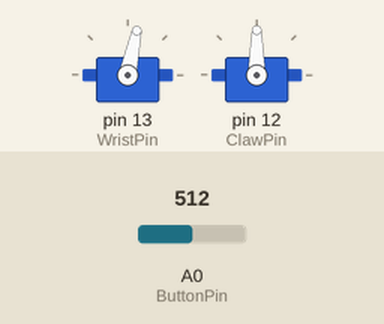
Bench run of a sketch on a simulated Arduino Uno, built with avr-gcc and run on an emulated ATmega328P. On the bench: 2 × servo. Inputs (shaded band) come from the test bench; at power-on: A0 (ButtonPin) = 512.

Above: at 2.28 s.
2.3 s: A0 (ButtonPin) set to 610
5.3 s: A0 (ButtonPin) set to 340
At 5.48 s:
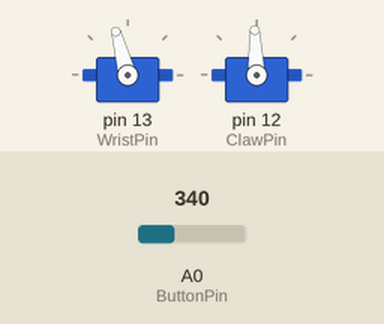
8.3 s: A0 (ButtonPin) set to 360
At 8.46 s:
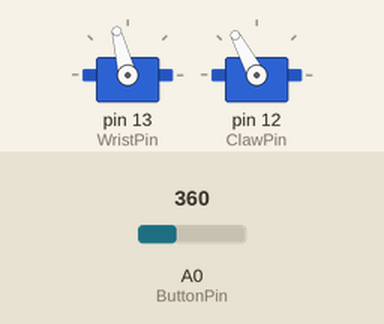
11.3 s: A0 (ButtonPin) set to 306
At 11.55 s:
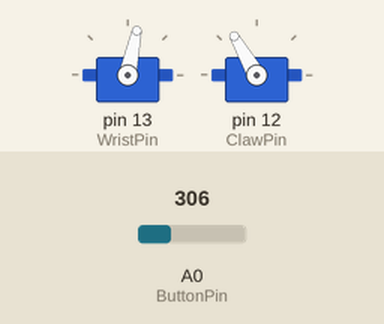
14.3 s: A0 (ButtonPin) set to 511
At 14.53 s:
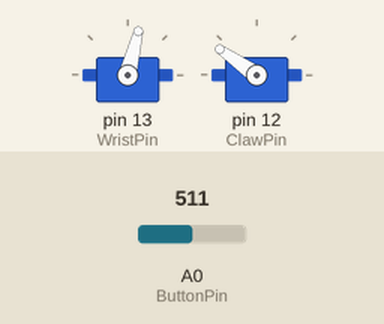
17.3 s: A0 (ButtonPin) set to 716
Timing chart, 0 to 24.2 s (numbered marks = the images above; inputs shaded):
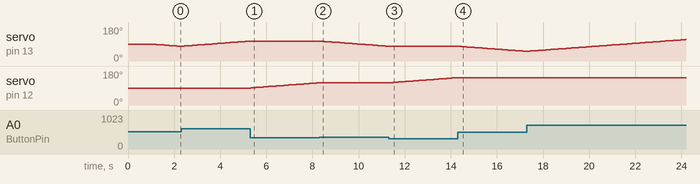

The sketch:

romeo_position_servos_with_buttons.ino
```cpp
/*******************
position servos with buttons  on DFRobot Romeo
to test ranges for setup

http://www.dfrobot.com/wiki/index.php/Romeo_V2-All_in_one_Controller_(R3)_(SKU:DFR0225)

*******************/

#include <Servo.h>

Servo wrist;
Servo claw;
const int WristPin = 13;
const int ClawPin = 12;

const int ButtonPin = 0;
int buttonVal = 0;
int wristPos = 90;
int clawPos = 90;

void setup() {
//  Serial.begin(9600);
  wrist.attach(WristPin);
  claw.attach(ClawPin);
  wrist.write(wristPos);
  claw.write(clawPos);
  delay(1000);
} // end setup()


void loop()
{

  buttonVal = analogRead(ButtonPin);
  delay(10);
  buttonVal = analogRead(ButtonPin); // for stable value??

  if (buttonVal < 30){       // button 1
    wristPos = 90;
    clawPos = 90;
    wrist.write(wristPos);
    claw.write(clawPos);
    delay(1000);
  }
  else if (buttonVal < 200){ // button 2
    // close claw
    clawPos--;
  }
  else if (buttonVal < 350){  // button 3
    //open claw
    clawPos++;
  }
  else if (buttonVal < 600){  // button 4
    // lower wrist
    wristPos--;
  }
  else if (buttonVal < 850){  // button 5
    // raise wrist
    wristPos++;
  }
  claw.write(clawPos);
  wrist.write(wristPos);
  delay(100);
}
```

Measured:
- after the input at 5.3 s, servo on pin 13 (WristPin): stays 105° (without the input it goes to 106° after 0.02 s); servo on pin 12 (ClawPin): moves from 90° to 118° over 3.0 s, starting at once
- after the input at 8.3 s, servo on pin 13 (WristPin): moves from 105° to 78° over 2.9 s, starting after 0.11 s; servo on pin 12 (ClawPin): stays 118° (without the input it goes to 119° after 0.11 s)
- after the input at 11.3 s, servo on pin 13 (WristPin): stays 78° (without the input it goes to 77° after 0.09 s); servo on pin 12 (ClawPin): moves from 118° to 145° over 2.9 s, starting after 0.09 s
- after the input at 14.3 s, servo on pin 13 (WristPin): moves from 78° to 51° over 2.9 s, starting after 0.07 s; servo on pin 12 (ClawPin): stays 145° (without the input it goes to 146° after 0.07 s)
